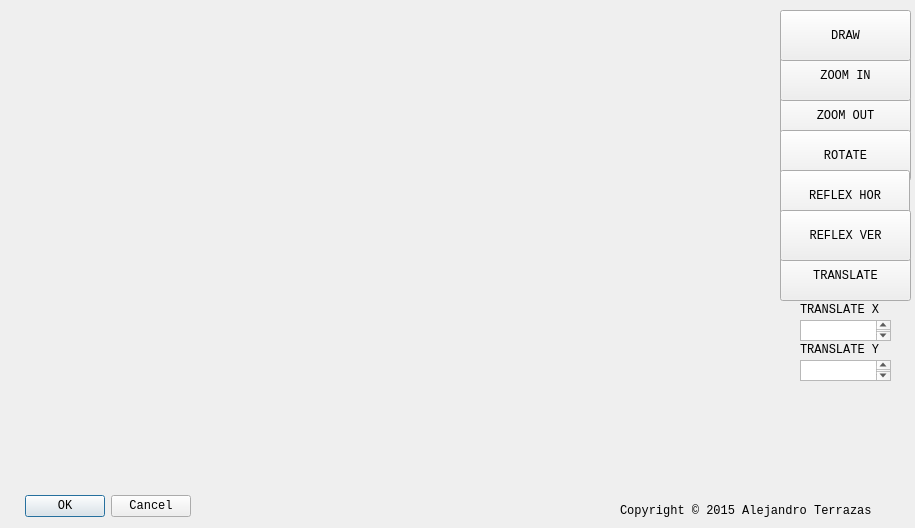
<?xml version="1.0" encoding="UTF-8"?>
<ui version="4.0">
 <class>cono</class>
 <widget class="QDialog" name="cono">
  <property name="geometry">
   <rect>
    <x>0</x>
    <y>0</y>
    <width>915</width>
    <height>528</height>
   </rect>
  </property>
  <property name="windowTitle">
   <string>Dialog</string>
  </property>
  <widget class="QDialogButtonBox" name="buttonBox">
   <property name="geometry">
    <rect>
     <x>-150</x>
     <y>490</y>
     <width>341</width>
     <height>32</height>
    </rect>
   </property>
   <property name="font">
    <font>
     <family>Courier New</family>
    </font>
   </property>
   <property name="orientation">
    <enum>Qt::Horizontal</enum>
   </property>
   <property name="standardButtons">
    <set>QDialogButtonBox::Cancel|QDialogButtonBox::Ok</set>
   </property>
  </widget>
  <widget class="QLabel" name="label">
   <property name="geometry">
    <rect>
     <x>800</x>
     <y>300</y>
     <width>91</width>
     <height>20</height>
    </rect>
   </property>
   <property name="font">
    <font>
     <family>Courier New</family>
    </font>
   </property>
   <property name="text">
    <string>TRANSLATE X</string>
   </property>
  </widget>
  <widget class="QPushButton" name="pushButton_3">
   <property name="geometry">
    <rect>
     <x>780</x>
     <y>90</y>
     <width>131</width>
     <height>51</height>
    </rect>
   </property>
   <property name="font">
    <font>
     <family>Courier New</family>
    </font>
   </property>
   <property name="text">
    <string>ZOOM OUT</string>
   </property>
  </widget>
  <widget class="QPushButton" name="pushButton_2">
   <property name="geometry">
    <rect>
     <x>780</x>
     <y>250</y>
     <width>131</width>
     <height>51</height>
    </rect>
   </property>
   <property name="font">
    <font>
     <family>Courier New</family>
    </font>
   </property>
   <property name="text">
    <string>TRANSLATE</string>
   </property>
  </widget>
  <widget class="QPushButton" name="pushButton_4">
   <property name="geometry">
    <rect>
     <x>780</x>
     <y>50</y>
     <width>131</width>
     <height>51</height>
    </rect>
   </property>
   <property name="font">
    <font>
     <family>Courier New</family>
    </font>
   </property>
   <property name="text">
    <string>ZOOM IN</string>
   </property>
  </widget>
  <widget class="QTextEdit" name="transX">
   <property name="geometry">
    <rect>
     <x>800</x>
     <y>320</y>
     <width>91</width>
     <height>21</height>
    </rect>
   </property>
  </widget>
  <widget class="QPushButton" name="pushButton">
   <property name="geometry">
    <rect>
     <x>780</x>
     <y>10</y>
     <width>131</width>
     <height>51</height>
    </rect>
   </property>
   <property name="font">
    <font>
     <family>Courier New</family>
    </font>
   </property>
   <property name="text">
    <string>DRAW</string>
   </property>
  </widget>
  <widget class="QLabel" name="label_2">
   <property name="geometry">
    <rect>
     <x>800</x>
     <y>340</y>
     <width>91</width>
     <height>20</height>
    </rect>
   </property>
   <property name="font">
    <font>
     <family>Courier New</family>
    </font>
   </property>
   <property name="text">
    <string>TRANSLATE Y</string>
   </property>
  </widget>
  <widget class="QTextEdit" name="transY">
   <property name="geometry">
    <rect>
     <x>800</x>
     <y>360</y>
     <width>91</width>
     <height>21</height>
    </rect>
   </property>
  </widget>
  <widget class="QPushButton" name="pushButton_5">
   <property name="geometry">
    <rect>
     <x>780</x>
     <y>130</y>
     <width>131</width>
     <height>51</height>
    </rect>
   </property>
   <property name="font">
    <font>
     <family>Courier New</family>
    </font>
   </property>
   <property name="text">
    <string>ROTATE</string>
   </property>
  </widget>
  <widget class="QPushButton" name="pushButton_6">
   <property name="geometry">
    <rect>
     <x>780</x>
     <y>170</y>
     <width>130</width>
     <height>51</height>
    </rect>
   </property>
   <property name="font">
    <font>
     <family>Courier New</family>
    </font>
   </property>
   <property name="text">
    <string>REFLEX HOR</string>
   </property>
  </widget>
  <widget class="QPushButton" name="pushButton_7">
   <property name="geometry">
    <rect>
     <x>780</x>
     <y>210</y>
     <width>131</width>
     <height>51</height>
    </rect>
   </property>
   <property name="font">
    <font>
     <family>Courier New</family>
    </font>
   </property>
   <property name="text">
    <string>REFLEX VER</string>
   </property>
  </widget>
  <widget class="QLabel" name="label_3">
   <property name="geometry">
    <rect>
     <x>620</x>
     <y>500</y>
     <width>281</width>
     <height>21</height>
    </rect>
   </property>
   <property name="font">
    <font>
     <family>Courier New</family>
    </font>
   </property>
   <property name="text">
    <string>Copyright © 2015 Alejandro Terrazas</string>
   </property>
  </widget>
 </widget>
 <resources/>
 <connections>
  <connection>
   <sender>buttonBox</sender>
   <signal>accepted()</signal>
   <receiver>cono</receiver>
   <slot>accept()</slot>
   <hints>
    <hint type="sourcelabel">
     <x>248</x>
     <y>254</y>
    </hint>
    <hint type="destinationlabel">
     <x>157</x>
     <y>274</y>
    </hint>
   </hints>
  </connection>
  <connection>
   <sender>buttonBox</sender>
   <signal>rejected()</signal>
   <receiver>cono</receiver>
   <slot>reject()</slot>
   <hints>
    <hint type="sourcelabel">
     <x>316</x>
     <y>260</y>
    </hint>
    <hint type="destinationlabel">
     <x>286</x>
     <y>274</y>
    </hint>
   </hints>
  </connection>
 </connections>
</ui>
